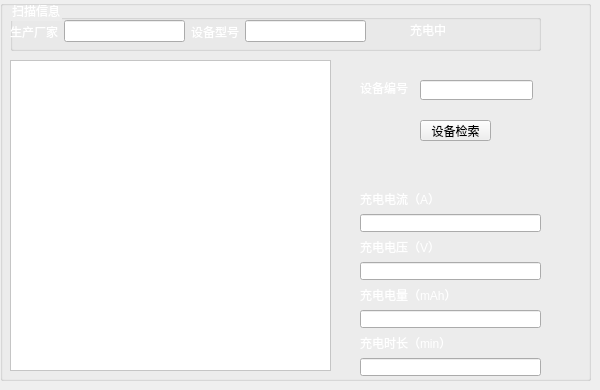
     <widget class="QWidget" name="tab_11">
      <attribute name="title">
       <string>充电</string>
      </attribute>
      <widget class="QGroupBox" name="groupBox_18">
       <property name="geometry">
        <rect>
         <x>0</x>
         <y>0</y>
         <width>591</width>
         <height>381</height>
        </rect>
       </property>
       <property name="styleSheet">
        <string notr="true">QGroupBox#groupBox_18{border-image: url(:/newPrefix/C:/Users/asus/Desktop/37b4a99c8b29264bbe3ada26c0f0b2f.png);}</string>
       </property>
       <property name="title">
        <string/>
       </property>
       <widget class="QGraphicsView" name="F3_view_17">
        <property name="geometry">
         <rect>
          <x>10</x>
          <y>60</y>
          <width>321</width>
          <height>311</height>
         </rect>
        </property>
        <property name="styleSheet">
         <string notr="true">background-color: rgb(255, 255, 255);</string>
        </property>
       </widget>
       <widget class="QGroupBox" name="groupBox_37">
        <property name="geometry">
         <rect>
          <x>10</x>
          <y>0</y>
          <width>531</width>
          <height>51</height>
         </rect>
        </property>
        <property name="styleSheet">
         <string notr="true">color: rgb(255, 255, 255);</string>
        </property>
        <property name="title">
         <string>扫描信息</string>
        </property>
        <widget class="QLabel" name="label_14">
         <property name="geometry">
          <rect>
           <x>400</x>
           <y>20</y>
           <width>71</width>
           <height>20</height>
          </rect>
         </property>
         <property name="styleSheet">
          <string notr="true">color: rgb(255, 255, 255);</string>
         </property>
         <property name="text">
          <string>充电中</string>
         </property>
        </widget>
        <widget class="QWidget" name="layoutWidget_11">
         <property name="geometry">
          <rect>
           <x>0</x>
           <y>20</y>
           <width>356</width>
           <height>23</height>
          </rect>
         </property>
         <layout class="QHBoxLayout" name="horizontalLayout_8">
          <item>
           <widget class="QLabel" name="label_122">
            <property name="styleSheet">
             <string notr="true">font: 6pt &quot;Agency FB&quot;;
font: 10pt &quot;Agency FB&quot;;
color: rgb(255, 255, 255);</string>
            </property>
            <property name="text">
             <string>生产厂家</string>
            </property>
           </widget>
          </item>
          <item>
           <widget class="QLineEdit" name="lineEdit_122"/>
          </item>
          <item>
           <widget class="QLabel" name="label_123">
            <property name="styleSheet">
             <string notr="true">font: 6pt &quot;Agency FB&quot;;
font: 10pt &quot;Agency FB&quot;;</string>
            </property>
            <property name="text">
             <string>设备型号</string>
            </property>
           </widget>
          </item>
          <item>
           <widget class="QLineEdit" name="lineEdit_123"/>
          </item>
         </layout>
        </widget>
       </widget>
       <widget class="QPushButton" name="pushButton_7">
        <property name="geometry">
         <rect>
          <x>420</x>
          <y>120</y>
          <width>71</width>
          <height>21</height>
         </rect>
        </property>
        <property name="text">
         <string>设备检索</string>
        </property>
       </widget>
       <widget class="QLabel" name="label_15">
        <property name="geometry">
         <rect>
          <x>360</x>
          <y>80</y>
          <width>51</width>
          <height>16</height>
         </rect>
        </property>
        <property name="styleSheet">
         <string notr="true">color: rgb(255, 255, 255);
font: 11pt &quot;黑体&quot;;</string>
        </property>
        <property name="text">
         <string>设备编号</string>
        </property>
       </widget>
       <widget class="QLineEdit" name="lineEdit_7">
        <property name="geometry">
         <rect>
          <x>420</x>
          <y>80</y>
          <width>113</width>
          <height>20</height>
         </rect>
        </property>
       </widget>
       <widget class="QWidget" name="layoutWidget_12">
        <property name="geometry">
         <rect>
          <x>360</x>
          <y>190</y>
          <width>181</width>
          <height>188</height>
         </rect>
        </property>
        <layout class="QVBoxLayout" name="verticalLayout_7">
         <item>
          <widget class="QLabel" name="label_90">
           <property name="styleSheet">
            <string notr="true">color: rgb(255, 255, 255);

</string>
           </property>
           <property name="text">
            <string>充电电流（A）</string>
           </property>
          </widget>
         </item>
         <item>
          <widget class="QLineEdit" name="lineEdit_90">
           <property name="styleSheet">
            <string notr="true">
color: rgb(255, 255, 255);
border-color: rgb(255, 255, 255);</string>
           </property>
          </widget>
         </item>
         <item>
          <widget class="QLabel" name="label_91">
           <property name="styleSheet">
            <string notr="true">color: rgb(255, 255, 255);</string>
           </property>
           <property name="text">
            <string>充电电压（V）</string>
           </property>
          </widget>
         </item>
         <item>
          <widget class="QLineEdit" name="lineEdit_91">
           <property name="styleSheet">
            <string notr="true">
color: rgb(255, 255, 255);
border-color: rgb(255, 255, 255);</string>
           </property>
          </widget>
         </item>
         <item>
          <widget class="QLabel" name="label_92">
           <property name="styleSheet">
            <string notr="true">color: rgb(255, 255, 255);</string>
           </property>
           <property name="text">
            <string>充电电量（mAh）</string>
           </property>
          </widget>
         </item>
         <item>
          <widget class="QLineEdit" name="lineEdit_92">
           <property name="styleSheet">
            <string notr="true">

color: rgb(255, 255, 255);
border-color: rgb(255, 255, 255);</string>
           </property>
          </widget>
         </item>
         <item>
          <widget class="QLabel" name="label_93">
           <property name="styleSheet">
            <string notr="true">color: rgb(255, 255, 255);</string>
           </property>
           <property name="text">
            <string>充电时长（min）</string>
           </property>
          </widget>
         </item>
         <item>
          <widget class="QLineEdit" name="lineEdit_93">
           <property name="styleSheet">
            <string notr="true">

color: rgb(255, 255, 255);
border-color: rgb(255, 255, 255);</string>
           </property>
          </widget>
         </item>
        </layout>
       </widget>
      </widget>
     </widget>
